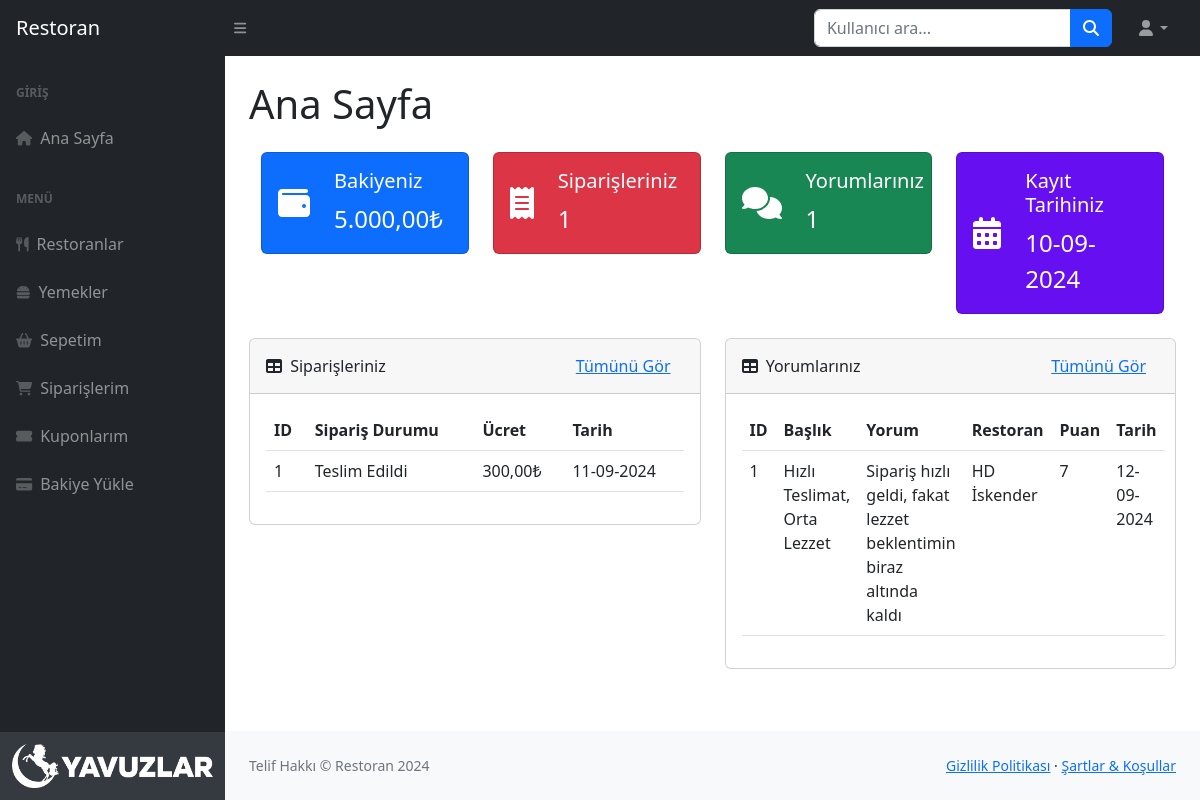
/ (signed in), run on the app's committed database.
### tables this page shows
CREATE TABLE `users` (
  `id` int NOT NULL,
  `company_id` int DEFAULT NULL,
  `role` enum('admin','owner','user') NOT NULL,
  `name` varchar(100) NOT NULL,
  `surname` varchar(100) NOT NULL,
  `username` varchar(100) NOT NULL,
  `password` varchar(255) NOT NULL,
  `balance` decimal(10,2) DEFAULT '5000.00',
  `created_at` timestamp NULL DEFAULT CURRENT_TIMESTAMP,
  `deleted_at` timestamp NULL DEFAULT NULL,
  `image_path` text
);

CREATE TABLE `order` (
  `id` int NOT NULL,
  `user_id` int DEFAULT NULL,
  `order_status` text NOT NULL,
  `total_price` decimal(10,2) NOT NULL,
  `created_at` timestamp NULL DEFAULT CURRENT_TIMESTAMP
);

CREATE TABLE `comments` (
  `id` int NOT NULL,
  `user_id` int DEFAULT NULL,
  `restaurant_id` int DEFAULT NULL,
  `title` varchar(255) DEFAULT NULL,
  `description` text,
  `score` int NOT NULL,
  `created_at` timestamp NULL DEFAULT CURRENT_TIMESTAMP,
  `updated_at` timestamp NULL DEFAULT CURRENT_TIMESTAMP ON UPDATE CURRENT_TIMESTAMP,
  `deleted_at` timestamp NULL DEFAULT NULL
);

CREATE TABLE `restaurant` (
  `id` int NOT NULL,
  `company_id` int DEFAULT NULL,
  `name` varchar(255) NOT NULL,
  `description` text,
  `image_path` varchar(255) DEFAULT NULL,
  `created_at` timestamp NULL DEFAULT CURRENT_TIMESTAMP,
  `deleted_at` timestamp NULL DEFAULT NULL
);

### index.php (the view, shortened to what this page needs)
<?php
require 'db.php';
require 'query/check.php';
$stmt = $pdo->prepare("SELECT balance, created_at FROM users WHERE id = :user_id");
$stmt->execute([':user_id' => $user_id]);
$user = $stmt->fetch(PDO::FETCH_ASSOC);
$balance = $user['balance'];
$registrationDate = $user['created_at'];
$stmt = $pdo->prepare("SELECT COUNT(*) FROM `order` WHERE user_id = :user_id");
$stmt->execute([':user_id' => $user_id]);
$totalOrders = $stmt->fetchColumn();
$stmt = $pdo->prepare("SELECT COUNT(*) FROM comments WHERE user_id = :user_id AND deleted_at IS NULL");
$stmt->execute([':user_id' => $user_id]);
$totalComments = $stmt->fetchColumn();
?>
<!DOCTYPE html>
<html lang="en">
<head>
  <link href="css/styles.css" rel="stylesheet" />
</head>
<body class="sb-nav-fixed">
  <?php require 'layout/sidebar.php'; ?>
  <div id="layoutSidenav_content">
    <main>
      <div class="container-fluid px-4">
        <h1 class="my-4">Ana Sayfa</h1>
        <div class="container">
          <div class="row">
            <div class="col-lg-3 col-md-6">
              <div class="card bg-primary text-white mb-4">
                <div class="card-body d-flex align-items-center">
                  <i class="fas fa-wallet fs-2 me-4"></i>
                  <div>
                    <h5 class="card-title">Bakiyeniz</h5>
                    <p class="card-text fs-4"><?php echo number_format($balance, 2, ',', '.'); ?>₺</p>
                  </div>
                </div>
              </div>
            </div>
            <div class="col-lg-3 col-md-6">
              <div class="card bg-danger text-white mb-4">
                <div class="card-body d-flex align-items-center">
                  <i class="fas fa-receipt fs-2 me-4"></i>
                  <div>
                    <h5 class="card-title">Siparişleriniz</h5>
                    <p class="card-text fs-4"><?php echo $totalOrders; ?></p>
                  </div>
                </div>
              </div>
            </div>
            <div class="col-lg-3 col-md-6">
              <div class="card bg-success text-white mb-4">
                <div class="card-body d-flex align-items-center">
                  <i class="fas fa-comments fs-2 me-4"></i>
                  <div>
                    <h5 class="card-title">Yorumlarınız</h5>
                    <p class="card-text fs-4"><?php echo $totalComments; ?></p>
                  </div>
                </div>
              </div>
            </div>
            <div class="col-lg-3 col-md-6">
              <div class="card bg-indigo text-white mb-4">
                <div class="card-body d-flex align-items-center">
                  <i class="fas fa-calendar-alt fs-2 me-4"></i>
                  <div>
                    <h5 class="card-title">Kayıt Tarihiniz</h5>
                    <p class="card-text fs-4"><?php echo htmlspecialchars(date('d-m-Y', strtotime($registrationDate))); ?></p>
                  </div>
                </div>
              </div>
            </div>
          </div>
        </div>
      </div>
      <div class="row px-4">
        <div class="col-xl-6">
          <div class="card mb-4">
            <div class="card-header d-flex justify-content-between align-items-center">
              <span><i class="fas fa-table me-1"></i> Siparişleriniz</span>
              <a href="#" class="btn btn-link">Tümünü Gör</a>
            </div>
            <div class="card-body">
              <table class="table">
                <thead>
                  <tr>
                    <th>ID</th>
                    <th>Sipariş Durumu</th>
                    <th>Ücret</th>
                    <th>Tarih</th>
                  </tr>
                </thead>
                <tbody>
                  <?php
                  try {
                      $ordersStmt = $pdo->prepare("SELECT id, order_status, total_price, created_at
                                                   FROM `order`
                                                   WHERE user_id = :user_id
                                                   ORDER BY created_at DESC
                                                   LIMIT 5");
                      $ordersStmt->execute([':user_id' => $user_id]);
                      $orders = $ordersStmt->fetchAll(PDO::FETCH_ASSOC);
                      foreach ($orders as $order):
                  ?>
                  <tr>
                    <td><?php echo htmlspecialchars($order['id']); ?></td>
                    <td><?php echo htmlspecialchars($order['order_status']); ?></td>
                    <td><?php echo htmlspecialchars(number_format($order['total_price'], 2, ',', '.')) . '₺'; ?></td>
                    <td><?php echo htmlspecialchars(date('d-m-Y', strtotime($order['created_at']))); ?></td>
                  </tr>
                  <?php
                      endforeach;
                  } catch (PDOException $e) {
                      echo "<script src='https://cdn.jsdelivr.net/npm/sweetalert2@11'></script>
                            <script>
                              Swal.fire({
                                  title: 'Hata!',
                                  text: 'Bir hata oluştu: " . $e->getMessage() . "',
                                  icon: 'error',
                                  confirmButtonText: 'Tamam'
                              });
                            </script>";
                  }
                  ?>
                </tbody>
              </table>
            </div>
          </div>
        </div>
        <div class="col-xl-6">
          <div class="card mb-4">
            <div class="card-header d-flex justify-content-between align-items-center">
              <span><i class="fas fa-table me-1"></i> Yorumlarınız</span>
              <a href="#" class="btn btn-link">Tümünü Gör</a>
            </div>
            <div class="card-body">
              <table class="table">
                <thead>
                  <tr>
                    <th>ID</th>
                    <th>Başlık</th>
                    <th>Yorum</th>
                    <th>Restoran</th>
                    <th>Puan</th>
                    <th>Tarih</th>
                  </tr>
                </thead>
                <tbody>
                  <?php
                  try {
                      $commentsStmt = $pdo->prepare("SELECT c.id, c.title, c.description, c.score, c.created_at, r.name AS restaurant_name
                                                     FROM comments c
                                                     JOIN restaurant r ON c.restaurant_id = r.id
                                                     WHERE c.user_id = :user_id AND c.deleted_at IS NULL
                                                     ORDER BY c.created_at DESC
                                                     LIMIT 5");
                      $commentsStmt->execute([':user_id' => $user_id]);
                      $comments = $commentsStmt->fetchAll(PDO::FETCH_ASSOC);
                      foreach ($comments as $comment):
                  ?>
                  <tr>
                    <td><?php echo htmlspecialchars($comment['id']); ?></td>
                    <td><?php echo htmlspecialchars($comment['title']); ?></td>
                    <td><?php echo htmlspecialchars($comment['description']); ?></td>
                    <td><?php echo htmlspecialchars($comment['restaurant_name']); ?></td>
                    <td><?php echo htmlspecialchars($comment['score']); ?></td>
                    <td><?php echo htmlspecialchars(date('d-m-Y', strtotime($comment['created_at']))); ?></td>
                  </tr>
                  <?php
                      endforeach;
                  } catch (PDOException $e) {
                      echo "<script src='https://cdn.jsdelivr.net/npm/sweetalert2@11'></script>
                            <script>
                              Swal.fire({
                                  title: 'Hata!',
                                  text: 'Bir hata oluştu: " . $e->getMessage() . "',
                                  icon: 'error',
                                  confirmButtonText: 'Tamam'
                              });
                            </script>";
                  }
                  ?>
                </tbody>
              </table>
            </div>
          </div>
        </div>
      </div>
    </main>
    <?php require 'layout/footer.php'; ?>
  </body>
</html>

### data on the page
users: balance "5.000,00", created_at "10-09-2024"
order: id "1", order_status "Teslim Edildi", total_price "300,00", created_at "11-09-2024"
comments: id "1", title "Hızlı Teslimat, Orta Lezzet", description "Sipariş hızlı geldi, fakat lezzet beklentimin biraz altında kaldı", restaurant.name "HD İskender", score "7", created_at "12-09-2024"

### other printed values
$totalOrders "1"
$totalComments "1"
